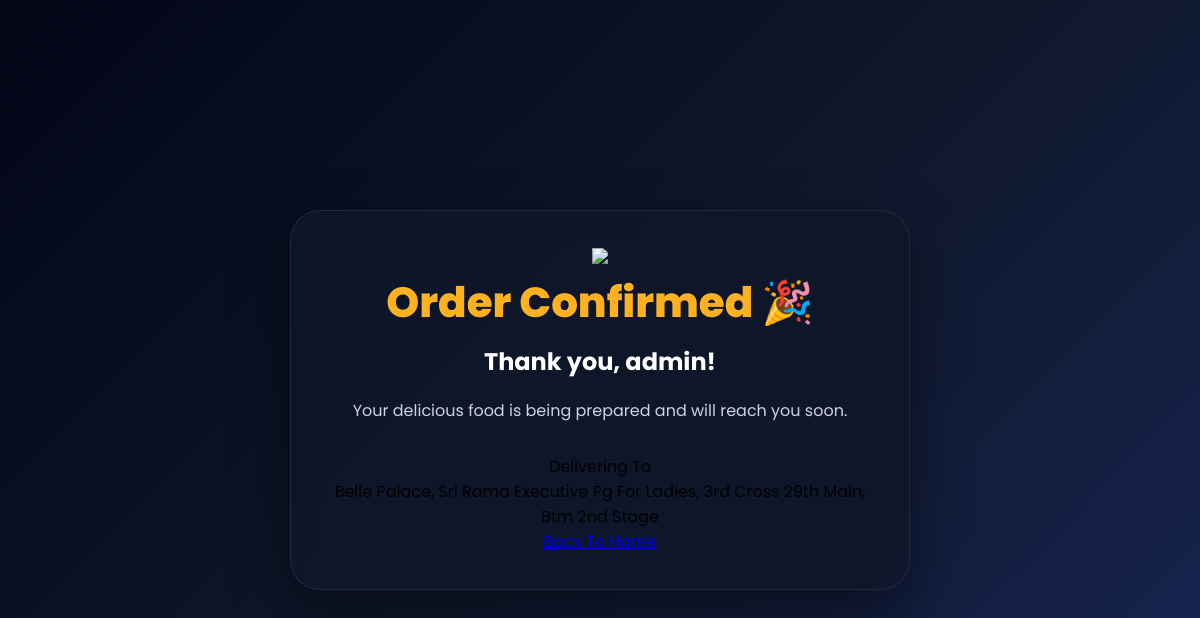
Page /orders/admin/ on the earlier database version.
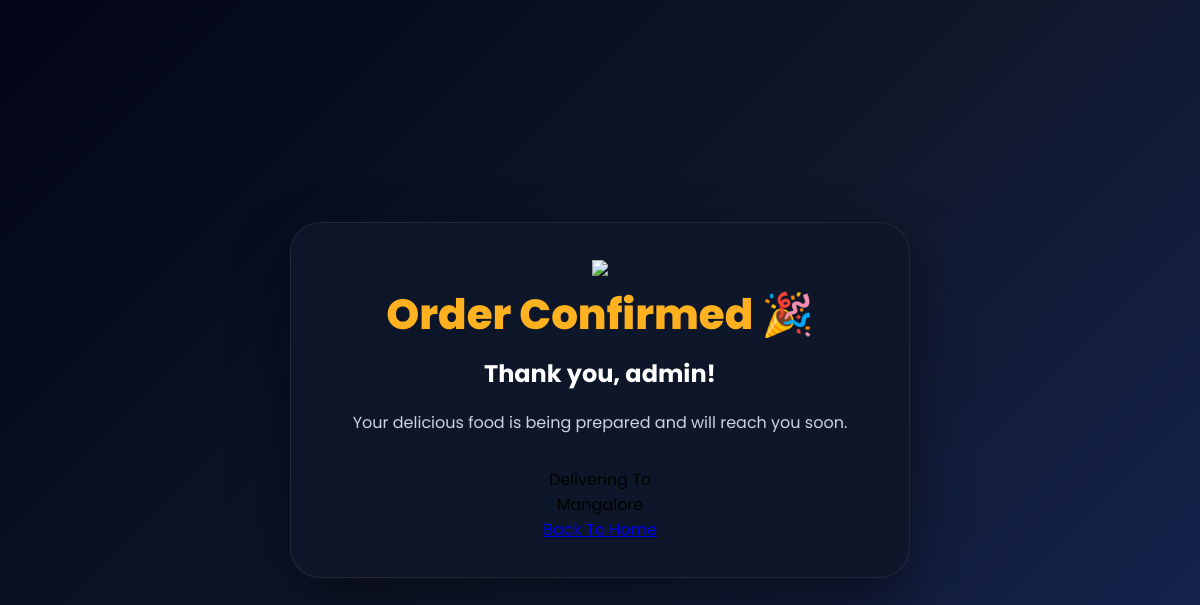
Same page on the later database version.
### delivery/models.py (models this page shows)
class Customer(models.Model):
    username = models.CharField(max_length = 20)
    password = models.CharField(max_length = 20)
    email = models.CharField(max_length = 20)
    mobile = models.CharField(max_length = 10)
    address = models.CharField(max_length = 50)

### delivery/views.py (the view)
# urls.py: path('orders/<str:username>/', views.orders, name='orders'),
def orders(request, username):
    customer = get_object_or_404(Customer, username=username)
    cart = Cart.objects.filter(customer=customer).first()
    cart_items = CartItem.objects.filter(cart=cart) if cart else []
    total_price = 0
    for cart_item in cart_items:
        total_price += cart_item.item.price * cart_item.quantity
    if cart:
        CartItem.objects.filter(cart=cart).delete()
    return render(request, 'orders.html', {
        'username': username,
        'customer': customer,
        'cart_items': cart_items,
        'total_price': total_price,
    })

### delivery/templates/orders.html (shortened to what this page needs)
{% load static %}
<!DOCTYPE html>
<html lang="en">
<head>
    <link rel="stylesheet" href="{% static 'style.css' %}">
</head>
<body>
<div class="order-success-page">
    <div class="order-success-card">
        <img
            src="https://cdn-icons-png.flaticon.com/512/845/845646.png"
            class="success-image"
        >
        <h1>
            Order Confirmed 🎉
        </h1>
        <h2>
            Thank you, {{ username }}!
        </h2>
        <p class="success-text">
            Your delicious food is being prepared and will reach you soon.
        </p>
        <div class="delivery-address-box">
            <span class="delivery-title">
                Delivering To
            </span>
            <p>
                {{ customer.address }}
            </p>
        </div>
        {% if cart_items %}
        <a
            href="{% url 'customer_menu' cart_items.0.restaurant.id username %}"
            class="success-btn"
        >
            Order More Food
        </a>
        {% else %}
        <a
            href="/"
            class="success-btn"
        >
        </a>
        {% endif %}
    </div>
</div>
</body>
</html>

### delivery/static/style.css (style rules this page uses)
* { margin:0; padding:0; box-sizing:border-box; }
body { font-family:'Poppins',sans-serif; overflow-x:hidden; background:#020617; }
.order-success-page { min-height:100vh; display:flex; justify-content:center; align-items:center; background: linear-gradient(135deg,#020617,#0f172a,#172554); padding:30px; }
.order-success-card { width:100%; max-width:620px; background:rgba(15,23,42,0.92); border:1px solid rgba(255,255,255,0.08); border-radius:30px; padding:35px; text-align:center; backdrop-filter:blur(16px); box-shadow:0 25px 60px rgba(0,0,0,0.45); animation:successFade 0.7s ease; }
.order-success-card h1 { color:#ffb11f; font-size:42px; margin-bottom:10px; font-weight:800; }
.order-success-card h2 { color:white; font-size:24px; margin-bottom:18px; }
.success-text { color:#cbd5e1; font-size:16px; line-height:1.7; margin-bottom:30px; }

Differences in the rows shown:
changed Customer "admin": address "Belle Palace, Sri Rama Executive Pg For Ladies, 3rd Cross 29th Main, Btm 2nd Stage" → "Mangalore"
